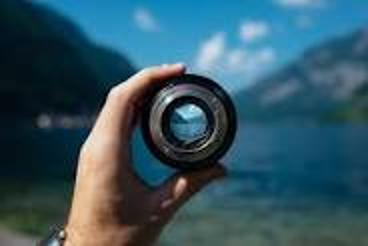
#> input picture Data _Science/image1_2x.jpg, 368 x 246 px, given in place of image1.jpg, which was not available
$ jupyter execute image_processing.ipynb
#> lines starting #> are read from the running program, lines starting #| are printed output that depends on the picture; pictures that were not available may be replaced by others from this repository, and a replacement may not be noted
[cell 1]
from PIL import Image, ImageDraw, ImageFont, ImageFile, ImageEnhance

[cell 2]
im1 = Image.open('image1.jpg')
#> im1 is the input picture: PIL image 368x246 RGB; mean R, G, B 51.9, 85.9, 99.3
im2 = Image.open('image2.png')
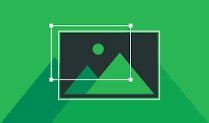
#> input picture Data _Science/image2.png, 209 x 123 px
#> im2 is the input picture: PIL image 209x123 P; mean R, G, B 37.9, 155, 82.6

[cell 3]
print(im1)
#| <PIL.JpegImagePlugin.JpegImageFile image mode=RGB size=368x246 at 0x7FEC8FE5D410>

[cell 4]
im1.show()

[cell 5]
im1

[cell 6]
im1.info
#> Out = {'jfif': 257, 'jfif_version': (1, 1), 'jfif_unit': 0, 'jfif_density': (1, 1)}

[cell 7]
print(im1.mode, im1.size)
#| RGB (368, 246)
print(im1.mode, im1.size)
#| RGB (368, 246)

[cell 8]
im1.rotate(45)
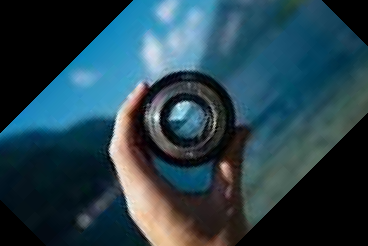
#> Out: PIL image 368x246 RGB; mean R, G, B 39.1, 65.8, 77

[cell 9]
im1.transpose(method=Image.Transpose.FLIP_TOP_BOTTOM)
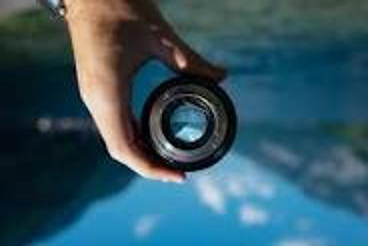
#> Out: PIL image 368x246 RGB; mean R, G, B 51.9, 85.9, 99.3

[cell 10]
im1.resize((300,300)).show()
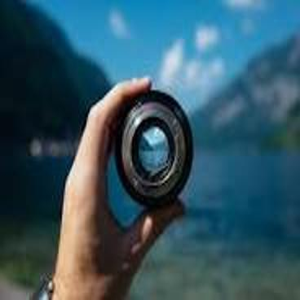
#> shown: PIL image 300x300 RGB; mean R, G, B 51.9, 85.9, 99.3

[cell 11]
im1.crop([100,100,500,500]).show()
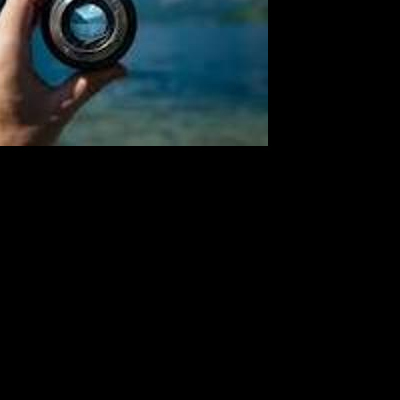
#> shown: PIL image 400x400 RGB; mean R, G, B 12, 18, 19.7

[cell 12]
w,h = im1.size
#> w = 368; h = 246
im1.resize((w*2,h*2)).save('image1_2x.jpg')

[cell 13]
w,h = im2.size
#> w = 209; h = 123
im2_half = im2.resize((w//2, h//2))
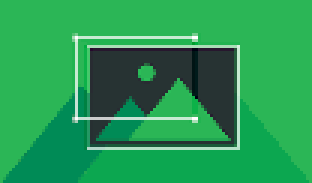
#> im2_half: PIL image 104x61 P (shown 3 times larger); mean R, G, B 39.1, 154.9, 83.5
im2_half.size
#> Out = (104, 61)

[cell 14]
logo = Image.open('copied.jpg')
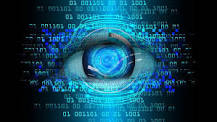
#> input picture Data _Science/copied.jpg, 217 x 122 px
#> logo is the input picture: PIL image 217x122 RGB; mean R, G, B 17.2, 65.2, 84.7
logo_small = logo.resize((logo.width//4, logo.height//4))
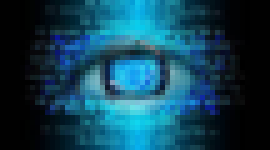
#> logo_small: PIL image 54x30 RGB (shown 5 times larger); mean R, G, B 17.2, 65.2, 84.7
logo_small

[cell 15]
im1_copy = im1.copy() # copy to save the original as is.
im1_copy.paste(logo_small, (100,100))
im1_copy
